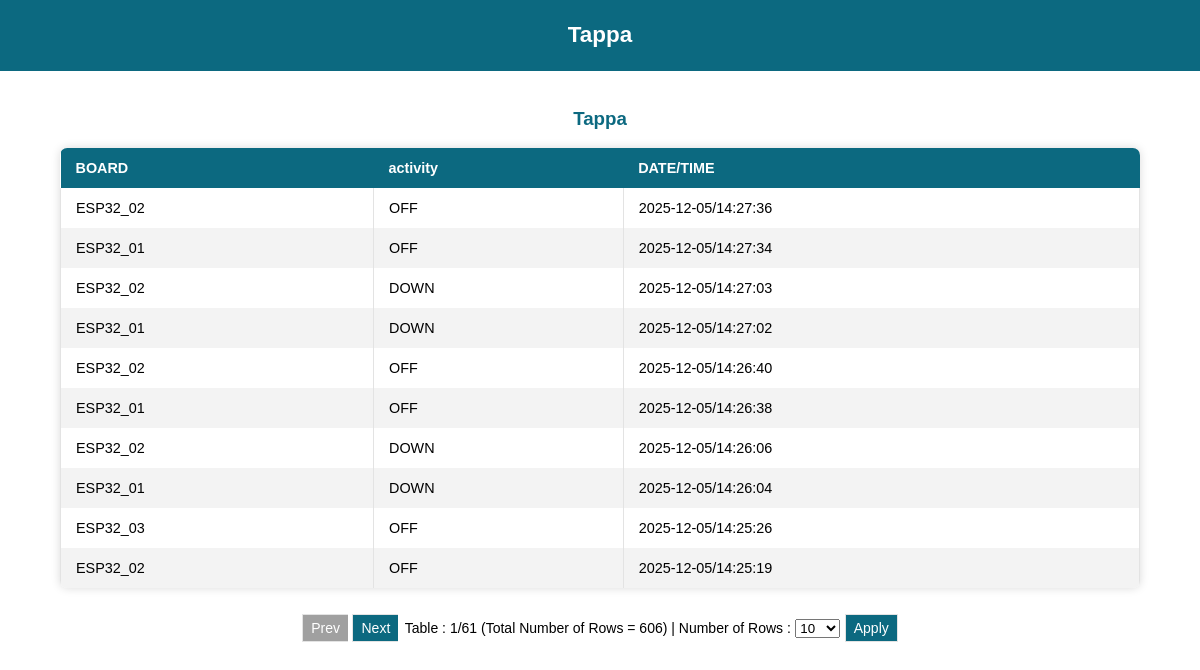
Page /php/recordtable.php on the committed database.
### tables this page shows
CREATE TABLE `esp32_activity` (
  `id` bigint(20) NOT NULL,
  `board` varchar(255) NOT NULL,
  `activity` varchar(255) NOT NULL,
  `time` time NOT NULL,
  `date` date NOT NULL
);

### php/recordtable.php (the view, shortened to what this page needs)
<!DOCTYPE HTML>
<html>
  <head>
  </head>
  <body>
    <div class="topnav">
      <h3>Tappa</h3>
    </div>
    <br>
    <h3 style="color: #0c6980;">Tappa</h3>
    <table class="styled-table" id= "table_id">
      <thead>
        <tr>
          <th>BOARD</th>
          <th>activity</th>
          <th>DATE/TIME</th>
        </tr>
      </thead>
      <tbody id="tbody_table_record">
        <?php
          $pdo = Database::connect();
          $sql = 'SELECT * FROM esp32_activity ORDER BY date desc, time desc';
          foreach ($pdo->query($sql) as $row) {
            echo '<tr>';
            echo '<td class="bdr">'. $row['board'] . '</td>';
            echo '<td class="bdr">'. $row['activity'] . '</td>';
            echo '<td class="bdr">'. $row['date'] . '/' . $row['time'] . '</td>';
            echo '</tr>';
          }
        ?>
      </tbody>
    </table>
    <br>
    <div class="btn-group">
      <button class="button" id="btn_prev" onclick="prevPage()">Prev</button>
      <button class="button" id="btn_next" onclick="nextPage()">Next</button>
      <div style="display: inline-block; position:relative; border: 0px solid #e3e3e3; float: center; margin-left: 2px;;">
        <p style="position:relative; font-size: 14px;"> Table : <span id="page"></span></p>
      </div>
      <select name="number_of_rows" id="number_of_rows">
        <option value="10">10</option>
      </select>
      <button class="button" id="btn_apply" onclick="apply_Number_of_Rows()">Apply</button>
    </div>
    <br>
  </body>
</html>

### php/recordtable.php (style rules this page uses)
html { font-family: Arial; display: inline-block; text-align: center; }
p { font-size: 1.2rem; }
body { margin: 0; }
.topnav { overflow: hidden; background-color: #0c6980; color: white; font-size: 1.2rem; }
.styled-table { border-collapse: collapse; margin-left: auto; margin-right: auto; font-size: 0.9em; font-family: sans-serif; min-width: 360px; box-shadow: 0 0 10px rgba(0, 0, 0, 0.15); border-radius: 0.5em; overflow: hidden; width: 90%; }
.styled-table thead tr { background-color: #0c6980; color: #ffffff; text-align: left; }
.styled-table th { padding: 12px 15px; text-align: left; }
.styled-table td { padding: 12px 15px; text-align: left; }
.styled-table tbody tr:nth-of-type(even) { background-color: #f3f3f3; }
.bdr { border-right: 1px solid #e3e3e3; border-left: 1px solid #e3e3e3; }
.btn-group .button { background-color: #0c6980; border: 1px solid #e3e3e3; color: white; padding: 5px 8px; text-align: center; text-decoration: none; display: inline-block; font-size: 14px; cursor: pointer; float: center; }
.btn-group .button:not(:last-child) { border-right: none; }
.btn-group .button:disabled, .button.disabled { color:#fff; background-color: #a0a0a0; cursor: not-allowed; pointer-events:none; }

### rows in the picture
esp32_activity: board "ESP32_02", activity "OFF", date "2025-12-05", time "14:27:36"
esp32_activity: board "ESP32_01", activity "OFF", date "2025-12-05", time "14:27:34"
esp32_activity: board "ESP32_02", activity "DOWN", date "2025-12-05", time "14:27:03"
esp32_activity: board "ESP32_01", activity "DOWN", date "2025-12-05", time "14:27:02"
esp32_activity: board "ESP32_02", activity "OFF", date "2025-12-05", time "14:26:40"
esp32_activity: board "ESP32_01", activity "OFF", date "2025-12-05", time "14:26:38"
esp32_activity: board "ESP32_02", activity "DOWN", date "2025-12-05", time "14:26:06"
esp32_activity: board "ESP32_01", activity "DOWN", date "2025-12-05", time "14:26:04"
esp32_activity: board "ESP32_03", activity "OFF", date "2025-12-05", time "14:25:26"
esp32_activity: board "ESP32_02", activity "OFF", date "2025-12-05", time "14:25:19"
